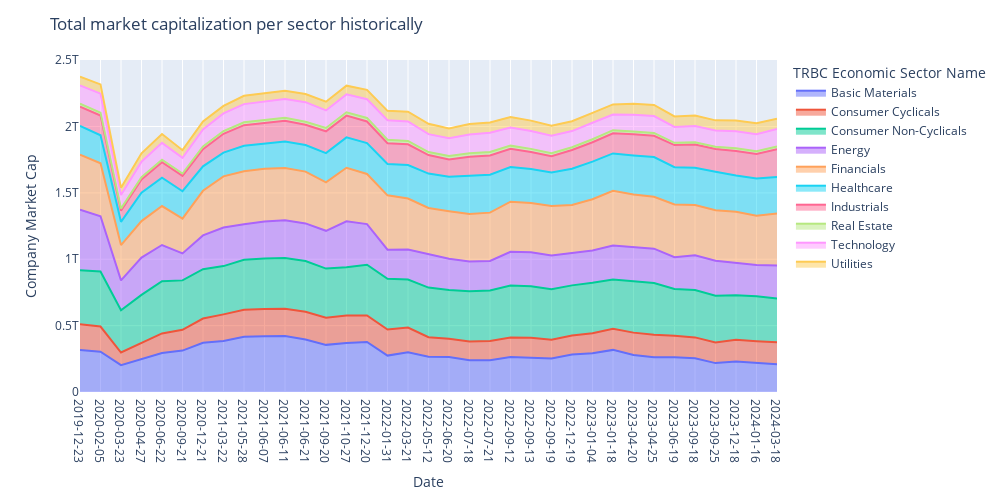

Here is the notebook cell this chart was saved with:
### Code cell
fig = px.area(const_df_grouped[const_df_grouped['TRBC Economic Sector Name'].isin(_sectors)],
               x="Date", y="Company Market Cap", color="TRBC Economic Sector Name", width=1400, height=600)

fig.update_layout(
    xaxis=dict(
        type='category',
        categoryorder='array',
    ),
    title = 'Total market capitalization per sector historically',
    width=1000, height=500
)
fig.show()
